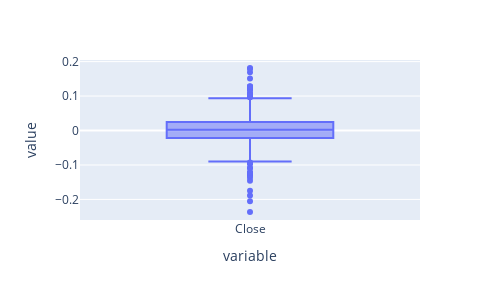

Notebook code cell kept with this figure:
### Code cell
#Box using plotly
log_returns.plot(kind='box').update_layout(autosize=False,width=500,height=300)

### Figure 1 — Plotly figure (JSON) as saved in the notebook; plotly's stock layout.template omitted (floating-point values rounded to 4 significant figures; data arrays with more than 128 entries replaced by an {"elided": "..."} marker saying what was removed)
{"data": [{"alignmentgroup": "True", "hovertemplate": "variable=%{x}<br>value=%{y}<extra></extra>", "legendgroup": "", "marker": {"color": "#636efa"}, "name": "", "notched": false, "offsetgroup": "", "orientation": "v", "showlegend": false, "type": "box", "x": {"elided": "816 str values"}, "x0": " ", "xaxis": "x", "y": {"elided": "816 float values"}, "y0": " ", "yaxis": "y"}], "layout": {"autosize": false, "boxmode": "group", "height": 300, "legend": {"tracegroupgap": 0}, "margin": {"t": 60}, "width": 500, "xaxis": {"anchor": "y", "autorange": true, "domain": [0, 1], "range": [-0.5, 0.5], "title": {"text": "variable"}, "type": "category"}, "yaxis": {"anchor": "x", "autorange": true, "domain": [0, 1], "range": [-0.2597, 0.2047], "title": {"text": "value"}, "type": "linear"}}}
